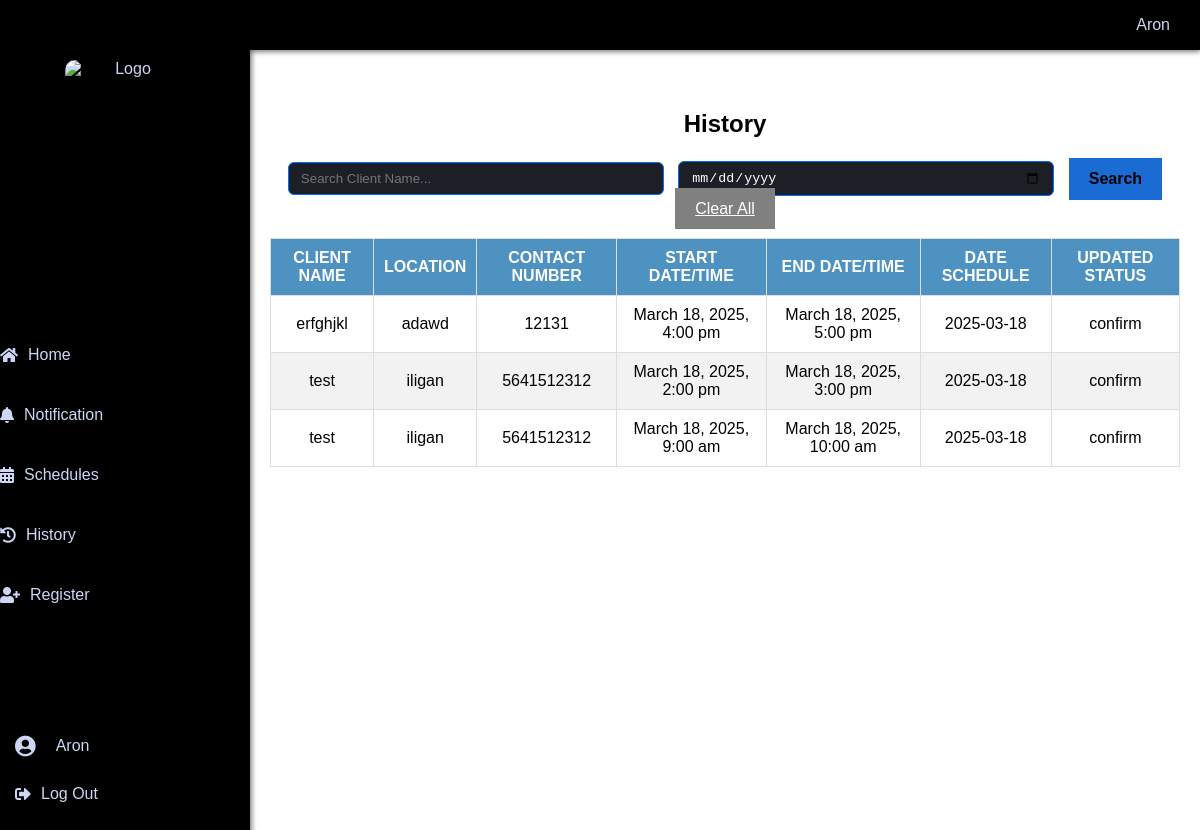
The app's page /history.php (signed in) with its own data.
### tables this page shows
CREATE TABLE `users` (
  `ID` bigint(20) NOT NULL AUTO_INCREMENT,
  `email` varchar(50) NOT NULL,
  `password` varchar(60) NOT NULL,
  `username` varchar(40) NOT NULL,
  `account_level` varchar(40) NOT NULL,
  PRIMARY KEY (`ID`)
);

CREATE TABLE `Schedule` (
  `ScheduleID` bigint(20) NOT NULL AUTO_INCREMENT,
  `start_date_time` datetime NOT NULL,
  `end_date_time` datetime NOT NULL,
  `date_schedule` datetime NOT NULL,
  `EventID` bigint(20) NOT NULL,
  `StatusID` bigint(20) NOT NULL,
  PRIMARY KEY (`ScheduleID`),
  KEY `Events_Schedule` (`EventID`),
  KEY `Updated_Status_Schedule` (`StatusID`),
  CONSTRAINT `Events_Schedule` FOREIGN KEY (`EventID`) REFERENCES `Events` (`EventID`),
  CONSTRAINT `Updated_Status_Schedule` FOREIGN KEY (`StatusID`) REFERENCES `Updated_Status` (`StatusID`)
);

CREATE TABLE `Clients` (
  `ClientID` bigint(20) NOT NULL AUTO_INCREMENT,
  `clients_name` text NOT NULL,
  `contact_number` bigint(20) NOT NULL,
  `location` varchar(100) NOT NULL,
  `ID` bigint(20) NOT NULL,
  PRIMARY KEY (`ClientID`),
  KEY `users_Clients` (`ID`),
  CONSTRAINT `users_Clients` FOREIGN KEY (`ID`) REFERENCES `users` (`ID`)
);

CREATE TABLE `Updated_Status` (
  `StatusID` bigint(20) NOT NULL AUTO_INCREMENT,
  `updated_status` text NOT NULL DEFAULT current_timestamp(),
  PRIMARY KEY (`StatusID`)
);

### htdocs/history.php (the view, shortened to what this page needs)
<?php
include 'navigation.php';
$searchName = isset($_GET['search']) ? $conn->real_escape_string($_GET['search']) : '';
$searchDate = isset($_GET['searchDate']) ? $conn->real_escape_string($_GET['searchDate']) : '';
$query = "SELECT c.clients_name, c.location, c.contact_number,
                 s.start_date_time, s.end_date_time,
                 DATE(s.start_date_time) AS date_schedule,
                 us.updated_status
          FROM Schedule s
          JOIN Events e ON s.EventID = e.EventID
          JOIN Clients c ON e.ClientID = c.ClientID
          JOIN Updated_Status us ON s.StatusID = us.StatusID";
$query .= " ORDER BY s.start_date_time DESC";
$result = $conn->query($query);
?>
<!DOCTYPE html>
<html lang="en">
<head>
</head>
<body>
    <div class="container mt-5">
        <h2>History</h2>
        <form method="get" action="history.php" class="mb-4">
            <input type="text" name="search" class="form-control" placeholder="Search Client Name..." value="<?php echo htmlspecialchars($searchName); ?>">
            <input type="date" name="searchDate" class="form-control" value="<?php echo htmlspecialchars($searchDate); ?>">
            <button type="submit" class="btn btn-primary"><strong>Search</strong></button>
            <a href="history.php" class="btn btn-secondary">Clear All</a>
        </form>
        <table class="table table-bordered">
            <thead>
                <tr>
                    <th>Client Name</th>
                    <th>Location</th>
                    <th>Contact Number</th>
                    <th>Start Date/Time</th>
                    <th>End Date/Time</th>
                    <th>Date Schedule</th>
                    <th>Updated Status</th>
                </tr>
            </thead>
            <tbody>
                <?php if($result && $result->num_rows > 0): ?>
                    <?php while($row = $result->fetch_assoc()): ?>
                        <tr>
                            <td><?php echo htmlspecialchars($row['clients_name']); ?></td>
                            <td><?php echo htmlspecialchars($row['location']); ?></td>
                            <td><?php echo htmlspecialchars($row['contact_number']); ?></td>
                            <td><?php echo date("F j, Y, g:i a", strtotime($row['start_date_time'])); ?></td>
                            <td><?php echo date("F j, Y, g:i a", strtotime($row['end_date_time'])); ?></td>
                            <td><?php echo htmlspecialchars($row['date_schedule']); ?></td>
                            <td>
                                <?php
                                $status = strtolower($row['updated_status']);
                                if ($status === 'completed') {
                                    echo '<span style="background-color: green; color: white; padding: 5px 10px; border-radius: 5px;">Completed</span>';
                                } elseif ($status === 'cancel') {
                                    echo '<span style="background-color: red; color: white; padding: 5px 10px; border-radius: 5px;">Cancel</span>';
                                } else {
                                    echo htmlspecialchars($row['updated_status']);
                                }
                                ?>
                            </td>
                        </tr>
                    <?php endwhile; ?>
                <?php else: ?>
                    <tr>
                        <td colspan="7">No schedule history found.</td>
                    </tr>
                <?php endif; ?>
            </tbody>
        </table>
    </div>
</body>
</html>

### htdocs/navigation.php (shortened to what this page needs)
<?php
include 'db.php';
$username = 'Guest';
if (isset($_SESSION['ID'])) {
    $stmt = $conn->prepare("SELECT username FROM users WHERE ID = ?");
    $stmt->bind_param("i", $_SESSION['ID']);
    $stmt->execute();
    $stmt->bind_result($username);
    $stmt->fetch();
    $stmt->close();
} elseif (isset($_SESSION['email'])) {
    $stmt = $conn->prepare("SELECT username, ID FROM users WHERE email = ?");
    $stmt->bind_param("s", $_SESSION['email']);
    $stmt->execute();
    $stmt->bind_result($username, $userId);
}
?>
<!DOCTYPE html>
<html lang="en">
<head>
    <link rel="stylesheet" href="https://cdnjs.cloudflare.com/ajax/libs/font-awesome/5.15.4/css/all.min.css">
</head>
<body>
    <div class="topbar">
        <div class="username-container">
            <span class="username" onclick="toggleDropdown()"><?php echo htmlspecialchars($username); ?></span>
        </div>
    </div>
    <div class="sidebar" id="sidebar">
        <div class="logo-container">
            <img src="https://encrypted-tbn0.gstatic.com/images?q=tbn:ANd9GcQgJbMfeLLbE_Wh3cK3RK8s0a-P9hvTwYfHpw&s" alt="Logo" class="logo">
        </div>
        <div class="nav-items">
            <a href="homepage.php"><i class="fas fa-home"></i> Home</a>
            <a href="notification.php"><i class="fas fa-bell"></i>Notification
            </a>
            <a href="schedule.php"><i class="fas fa-calendar-alt"></i>Schedules</a>
            <a href="history.php"><i class="fas fa-history"></i>History</a>
            <a href="register.php"><i class="fas fa-user-plus"></i>Register</a>
        </div>
        <div class="profile">
            <i class="fas fa-user-circle fa-lg"></i>
            <span id="username-display" style="margin-left: 10px; overflow: hidden; text-overflow: ellipsis; white-space: nowrap; max-width: 180px;">
                <?php echo htmlspecialchars($username); ?>
            </span>
        </div>
        <div class="logout">
            <a href="javascript:void(0);" onclick="showLogoutConfirmation()"><i class="fas fa-sign-out-alt"></i>Log Out</a>
        </div>
    </div>
</body>
</html>

### htdocs/navigation.php (style rules this page uses)
body { display: flex; min-height: 100vh; margin: 0; font-family: Arial, sans-serif; background: #121212; }
.sidebar { width: 250px; background: #000000; color: #CDD6F4; transition: none; position: fixed; top: 0; left: 0; height: 100%; overflow: hidden; transform: translateX(0); opacity: 1; z-index: 1000; box-shadow: 2px 0 5px rgba(0,0,0,0.5); display: flex; flex-direction: column; justify-content: space-between; }
.sidebar a { display: flex; align-items: center; padding: 15px; color: #CDD6F4; text-decoration: none; transition: background 0.3s, padding-left 0.3s; margin-bottom: 12px; }
.sidebar a i { margin-right: 10px; color: #CDD6F4; }
.sidebar .nav-items { flex-grow: 1; display: flex; flex-direction: column; justify-content: center; align-items: center; }
.sidebar .nav-items a { width: 100%; text-align: center; }
.sidebar .logout { margin-bottom: 20px; }
.profile { display: flex; align-items: center; padding: 15px; color: #CDD6F4; text-decoration: none; transition: background 0.3s, padding-left 0.3s; }
.profile i { margin-right: 10px; color: #CDD6F4; }
.logo-container { display: flex; justify-content: center; align-items: center; margin: 60px 0; }
.logo { height: 120px; width: 120px; border-radius: 10px; }
.topbar { position: fixed; top: 0; left: 250px; right: 0; height: 50px; background-color: #000000; color: #CDD6F4; display: flex; align-items: center; padding: 0 20px; z-index: 1001; box-shadow: 0 2px 5px rgba(0,0,0,0.5); }
.username-container { margin-left: auto; position: relative; }
.username { cursor: pointer; padding: 10px; border-radius: 5px; transition: background 0.3s; }

### htdocs/history.php (style rules this page uses)
body { background-color: #ffffff; color: #000000; font-family: 'Arial', sans-serif; margin: 0; padding: 0; text-align: center; padding-top: 50px; padding-left: 250px; }
.container { animation: fadeIn 1s ease-in-out; padding: 20px; margin: 0 auto; text-align: center; margin-top: 20px; }
.form-control { background: #1c1f26; color: #ffffff; border: 1px solid rgb(0, 110, 255); border-radius: 6px; padding: 8px 12px; }
form.mb-4 { margin-bottom: 20px; }
form.mb-4 input.form-control { display: inline-block; width: 350px; margin-right: 10px; vertical-align: middle; }
form.mb-4 button.btn { vertical-align: middle; padding: 12px 20px; font-size: 16px; }
table { width: 100%; border-collapse: collapse; margin-top: 20px; }
th, td { border: 1px solid #ddd; padding: 10px; text-align: center; }
th { background-color:rgb(77, 146, 192); color: white; text-transform: uppercase; }
tr:nth-child(even) { background-color: #f2f2f2; }
.btn-primary { background-color:rgb(27, 107, 212); border: none; padding: 12px 20px; font-size: 16px; }
.btn-secondary { background-color: grey; border: none; color: white; padding: 12px 20px; font-size: 16px; }

### records on screen
users: username "Aron"
schedule: clients.clients_name "erfghjkl", clients.location "adawd", clients.contact_number "12131", start_date_time "March 18, 2025, 4:00 pm", end_date_time "March 18, 2025, 5:00 pm", date_schedule "2025-03-18", StatusID.updated_status "confirm"
schedule: clients.clients_name "test", clients.location "iligan", clients.contact_number "5641512312", start_date_time "March 18, 2025, 2:00 pm", end_date_time "March 18, 2025, 3:00 pm", date_schedule "2025-03-18", StatusID.updated_status "confirm"
schedule: clients.clients_name "test", clients.location "iligan", clients.contact_number "5641512312", start_date_time "March 18, 2025, 9:00 am", end_date_time "March 18, 2025, 10:00 am", date_schedule "2025-03-18", StatusID.updated_status "confirm"
